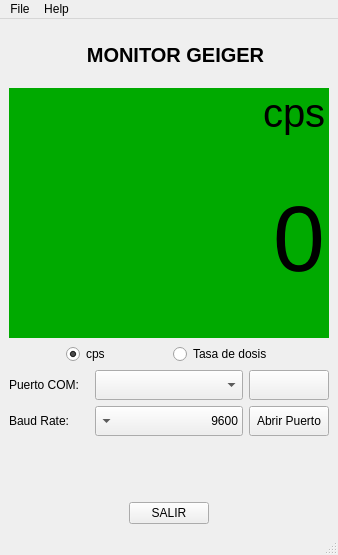
<?xml version="1.0" encoding="UTF-8"?>
<ui version="4.0">
 <class>MainWindow</class>
 <widget class="QMainWindow" name="MainWindow">
  <property name="geometry">
   <rect>
    <x>0</x>
    <y>0</y>
    <width>338</width>
    <height>555</height>
   </rect>
  </property>
  <property name="minimumSize">
   <size>
    <width>333</width>
    <height>555</height>
   </size>
  </property>
  <property name="maximumSize">
   <size>
    <width>1024</width>
    <height>768</height>
   </size>
  </property>
  <property name="font">
   <font>
    <family>Arial</family>
   </font>
  </property>
  <property name="windowTitle">
   <string>MainWindow</string>
  </property>
  <widget class="QWidget" name="centralwidget">
   <layout class="QGridLayout" name="gridLayout">
    <item row="1" column="2">
     <layout class="QVBoxLayout" name="verticalLayout">
      <item>
       <layout class="QHBoxLayout" name="horizontalLayout_3">
        <item>
         <spacer name="horizontalSpacer">
          <property name="orientation">
           <enum>Qt::Horizontal</enum>
          </property>
          <property name="sizeHint" stdset="0">
           <size>
            <width>40</width>
            <height>20</height>
           </size>
          </property>
         </spacer>
        </item>
        <item>
         <widget class="QLabel" name="label">
          <property name="maximumSize">
           <size>
            <width>80</width>
            <height>100</height>
           </size>
          </property>
          <property name="text">
           <string/>
          </property>
          <property name="pixmap">
           <pixmap resource="resource.qrc">:/newPrefix/Images/rad_shield.png</pixmap>
          </property>
          <property name="scaledContents">
           <bool>true</bool>
          </property>
         </widget>
        </item>
        <item>
         <widget class="QLabel" name="label_4">
          <property name="font">
           <font>
            <family>Arial</family>
            <pointsize>15</pointsize>
            <weight>75</weight>
            <bold>true</bold>
           </font>
          </property>
          <property name="autoFillBackground">
           <bool>false</bool>
          </property>
          <property name="text">
           <string>MONITOR GEIGER</string>
          </property>
          <property name="alignment">
           <set>Qt::AlignCenter</set>
          </property>
         </widget>
        </item>
        <item>
         <spacer name="horizontalSpacer_2">
          <property name="orientation">
           <enum>Qt::Horizontal</enum>
          </property>
          <property name="sizeHint" stdset="0">
           <size>
            <width>40</width>
            <height>20</height>
           </size>
          </property>
         </spacer>
        </item>
       </layout>
      </item>
      <item>
       <layout class="QGridLayout" name="gridLayout_3">
        <property name="spacing">
         <number>0</number>
        </property>
        <item row="1" column="1">
         <widget class="QLineEdit" name="lineEdit_data">
          <property name="sizePolicy">
           <sizepolicy hsizetype="Expanding" vsizetype="Expanding">
            <horstretch>0</horstretch>
            <verstretch>0</verstretch>
           </sizepolicy>
          </property>
          <property name="maximumSize">
           <size>
            <width>1000</width>
            <height>200</height>
           </size>
          </property>
          <property name="font">
           <font>
            <family>Arial</family>
            <pointsize>70</pointsize>
           </font>
          </property>
          <property name="styleSheet">
           <string notr="true">background-color: rgb(0, 170, 0);</string>
          </property>
          <property name="text">
           <string>0</string>
          </property>
          <property name="frame">
           <bool>false</bool>
          </property>
          <property name="alignment">
           <set>Qt::AlignRight|Qt::AlignTrailing|Qt::AlignVCenter</set>
          </property>
          <property name="readOnly">
           <bool>true</bool>
          </property>
         </widget>
        </item>
        <item row="0" column="1">
         <widget class="QLineEdit" name="lineEdit_type">
          <property name="sizePolicy">
           <sizepolicy hsizetype="Expanding" vsizetype="Expanding">
            <horstretch>0</horstretch>
            <verstretch>0</verstretch>
           </sizepolicy>
          </property>
          <property name="maximumSize">
           <size>
            <width>1000</width>
            <height>50</height>
           </size>
          </property>
          <property name="font">
           <font>
            <family>Arial</family>
            <pointsize>30</pointsize>
           </font>
          </property>
          <property name="styleSheet">
           <string notr="true">background-color: rgb(0, 170, 0);</string>
          </property>
          <property name="text">
           <string>cps</string>
          </property>
          <property name="frame">
           <bool>false</bool>
          </property>
          <property name="alignment">
           <set>Qt::AlignRight|Qt::AlignTrailing|Qt::AlignVCenter</set>
          </property>
          <property name="readOnly">
           <bool>true</bool>
          </property>
         </widget>
        </item>
        <item row="0" column="0">
         <spacer name="horizontalSpacer_9">
          <property name="orientation">
           <enum>Qt::Horizontal</enum>
          </property>
          <property name="sizeHint" stdset="0">
           <size>
            <width>40</width>
            <height>20</height>
           </size>
          </property>
         </spacer>
        </item>
        <item row="1" column="2">
         <spacer name="horizontalSpacer_10">
          <property name="orientation">
           <enum>Qt::Horizontal</enum>
          </property>
          <property name="sizeHint" stdset="0">
           <size>
            <width>40</width>
            <height>20</height>
           </size>
          </property>
         </spacer>
        </item>
       </layout>
      </item>
      <item>
       <layout class="QHBoxLayout" name="horizontalLayout_5">
        <item>
         <spacer name="horizontalSpacer_14">
          <property name="orientation">
           <enum>Qt::Horizontal</enum>
          </property>
          <property name="sizeHint" stdset="0">
           <size>
            <width>40</width>
            <height>20</height>
           </size>
          </property>
         </spacer>
        </item>
        <item>
         <widget class="QRadioButton" name="radioButton_cps">
          <property name="text">
           <string>cps</string>
          </property>
          <property name="checked">
           <bool>true</bool>
          </property>
         </widget>
        </item>
        <item>
         <spacer name="horizontalSpacer_13">
          <property name="orientation">
           <enum>Qt::Horizontal</enum>
          </property>
          <property name="sizeHint" stdset="0">
           <size>
            <width>40</width>
            <height>20</height>
           </size>
          </property>
         </spacer>
        </item>
        <item>
         <widget class="QRadioButton" name="radioButton_rate">
          <property name="text">
           <string>Tasa de dosis</string>
          </property>
         </widget>
        </item>
        <item>
         <spacer name="horizontalSpacer_15">
          <property name="orientation">
           <enum>Qt::Horizontal</enum>
          </property>
          <property name="sizeHint" stdset="0">
           <size>
            <width>40</width>
            <height>20</height>
           </size>
          </property>
         </spacer>
        </item>
       </layout>
      </item>
      <item>
       <layout class="QHBoxLayout" name="horizontalLayout">
        <item>
         <widget class="QLabel" name="label_2">
          <property name="minimumSize">
           <size>
            <width>80</width>
            <height>0</height>
           </size>
          </property>
          <property name="maximumSize">
           <size>
            <width>80</width>
            <height>16777215</height>
           </size>
          </property>
          <property name="text">
           <string>Puerto COM:</string>
          </property>
         </widget>
        </item>
        <item>
         <widget class="QComboBox" name="comboBox_ComPort">
          <property name="sizePolicy">
           <sizepolicy hsizetype="Preferred" vsizetype="Preferred">
            <horstretch>0</horstretch>
            <verstretch>0</verstretch>
           </sizepolicy>
          </property>
          <property name="minimumSize">
           <size>
            <width>100</width>
            <height>28</height>
           </size>
          </property>
          <property name="maximumSize">
           <size>
            <width>200</width>
            <height>40</height>
           </size>
          </property>
         </widget>
        </item>
        <item>
         <widget class="QPushButton" name="pushButton_UpdatePorts">
          <property name="sizePolicy">
           <sizepolicy hsizetype="Expanding" vsizetype="Expanding">
            <horstretch>0</horstretch>
            <verstretch>0</verstretch>
           </sizepolicy>
          </property>
          <property name="minimumSize">
           <size>
            <width>80</width>
            <height>30</height>
           </size>
          </property>
          <property name="maximumSize">
           <size>
            <width>60</width>
            <height>30</height>
           </size>
          </property>
          <property name="text">
           <string/>
          </property>
          <property name="icon">
           <iconset resource="resource.qrc">
            <normaloff>:/newPrefix/Images/refresh.jpg</normaloff>:/newPrefix/Images/refresh.jpg</iconset>
          </property>
          <property name="iconSize">
           <size>
            <width>32</width>
            <height>20</height>
           </size>
          </property>
         </widget>
        </item>
       </layout>
      </item>
      <item>
       <layout class="QHBoxLayout" name="horizontalLayout_2">
        <item>
         <widget class="QLabel" name="label_3">
          <property name="enabled">
           <bool>true</bool>
          </property>
          <property name="minimumSize">
           <size>
            <width>60</width>
            <height>0</height>
           </size>
          </property>
          <property name="maximumSize">
           <size>
            <width>80</width>
            <height>16777215</height>
           </size>
          </property>
          <property name="text">
           <string>Baud Rate:     </string>
          </property>
         </widget>
        </item>
        <item>
         <widget class="QComboBox" name="comboBox_BaudRate">
          <property name="sizePolicy">
           <sizepolicy hsizetype="Preferred" vsizetype="Preferred">
            <horstretch>0</horstretch>
            <verstretch>0</verstretch>
           </sizepolicy>
          </property>
          <property name="minimumSize">
           <size>
            <width>100</width>
            <height>0</height>
           </size>
          </property>
          <property name="maximumSize">
           <size>
            <width>200</width>
            <height>16777215</height>
           </size>
          </property>
          <property name="font">
           <font>
            <weight>50</weight>
            <bold>false</bold>
           </font>
          </property>
          <property name="layoutDirection">
           <enum>Qt::RightToLeft</enum>
          </property>
          <property name="autoFillBackground">
           <bool>false</bool>
          </property>
          <item>
           <property name="text">
            <string>9600</string>
           </property>
          </item>
          <item>
           <property name="text">
            <string>19200</string>
           </property>
          </item>
          <item>
           <property name="text">
            <string>38400</string>
           </property>
          </item>
          <item>
           <property name="text">
            <string>115200</string>
           </property>
          </item>
         </widget>
        </item>
        <item>
         <widget class="QPushButton" name="pushButton_OpenClosePort">
          <property name="sizePolicy">
           <sizepolicy hsizetype="Expanding" vsizetype="Expanding">
            <horstretch>0</horstretch>
            <verstretch>0</verstretch>
           </sizepolicy>
          </property>
          <property name="minimumSize">
           <size>
            <width>80</width>
            <height>30</height>
           </size>
          </property>
          <property name="maximumSize">
           <size>
            <width>50</width>
            <height>30</height>
           </size>
          </property>
          <property name="font">
           <font>
            <weight>50</weight>
            <bold>false</bold>
           </font>
          </property>
          <property name="text">
           <string>Abrir Puerto</string>
          </property>
         </widget>
        </item>
       </layout>
      </item>
      <item>
       <widget class="QLabel" name="label_5">
        <property name="text">
         <string/>
        </property>
        <property name="pixmap">
         <pixmap resource="resource.qrc">:/newPrefix/Images/logo-ipen.png</pixmap>
        </property>
        <property name="alignment">
         <set>Qt::AlignCenter</set>
        </property>
       </widget>
      </item>
      <item>
       <layout class="QHBoxLayout" name="horizontalLayout_6">
        <item>
         <spacer name="horizontalSpacer_7">
          <property name="orientation">
           <enum>Qt::Horizontal</enum>
          </property>
          <property name="sizeHint" stdset="0">
           <size>
            <width>40</width>
            <height>20</height>
           </size>
          </property>
         </spacer>
        </item>
        <item>
         <widget class="QPushButton" name="pushButton_Salir">
          <property name="text">
           <string>SALIR</string>
          </property>
         </widget>
        </item>
        <item>
         <spacer name="horizontalSpacer_8">
          <property name="orientation">
           <enum>Qt::Horizontal</enum>
          </property>
          <property name="sizeHint" stdset="0">
           <size>
            <width>40</width>
            <height>20</height>
           </size>
          </property>
         </spacer>
        </item>
       </layout>
      </item>
     </layout>
    </item>
   </layout>
  </widget>
  <widget class="QMenuBar" name="menubar">
   <property name="geometry">
    <rect>
     <x>0</x>
     <y>0</y>
     <width>338</width>
     <height>26</height>
    </rect>
   </property>
   <widget class="QMenu" name="menuDile">
    <property name="title">
     <string>File</string>
    </property>
   </widget>
   <widget class="QMenu" name="menuHelp">
    <property name="title">
     <string>Help</string>
    </property>
   </widget>
   <addaction name="menuDile"/>
   <addaction name="menuHelp"/>
  </widget>
  <widget class="QStatusBar" name="statusbar"/>
 </widget>
 <resources>
  <include location="resource.qrc"/>
 </resources>
 <connections/>
</ui>
